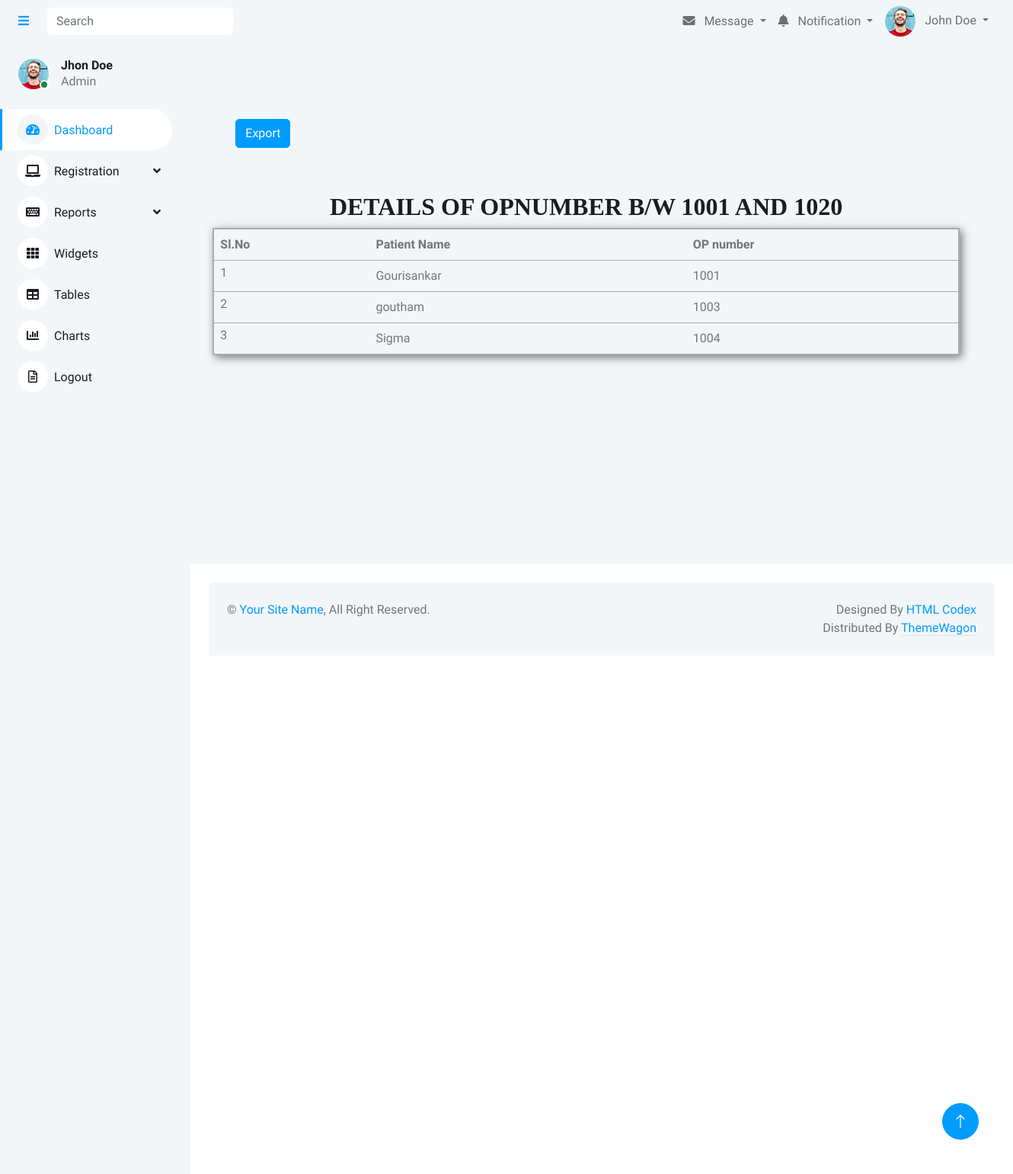
Page /Admin/pat_op_bw.php on the committed database.
### tables this page shows
CREATE TABLE IF NOT EXISTS `tblopbooking` (
  `opid` int(11) NOT NULL AUTO_INCREMENT,
  `patientid` int(11) NOT NULL,
  `departmentid` int(11) NOT NULL,
  `doctorid` int(11) NOT NULL,
  `opdate` date NOT NULL,
  `description` varchar(400) NOT NULL,
  `oppayment` int(11) NOT NULL,
  `opnumber` bigint(50) NOT NULL,
  PRIMARY KEY (`opid`)
);

CREATE TABLE IF NOT EXISTS `tblpatient` (
  `patientid` int(11) NOT NULL AUTO_INCREMENT,
  `patientname` varchar(50) NOT NULL,
  `gender` varchar(50) NOT NULL,
  `housename` varchar(150) NOT NULL,
  `district` varchar(50) NOT NULL,
  `location` varchar(50) NOT NULL,
  `pin` int(50) NOT NULL,
  `contact` bigint(11) NOT NULL,
  `email` varchar(50) NOT NULL,
  `dob` date NOT NULL,
  `health_description` varchar(300) NOT NULL,
  `username` varchar(50) NOT NULL,
  `password` varchar(50) NOT NULL,
  `opstatus` varchar(50) NOT NULL,
  PRIMARY KEY (`patientid`)
);

### Admin/pat_op_bw.php (the view, shortened to what this page needs)
<?php
include("header.php");
?>
<!doctype html>
<html>
<head>
</head>
<body>
<form action="Excel/excel_pat_op_bw.php" method="post">
<div class="logo">
              <a href="./index.php">
                <br> &nbsp; &nbsp; &nbsp; &nbsp; &nbsp; &nbsp; &nbsp;
                 <img src="img/logo.png" alt="">&nbsp; &nbsp;</a>
                 </div>
  <div class="container" style="padding:6%; width:100%;margin-left:15%;margin-bottom: 5%;" >
  <div class="row">
  <div class="col-md-12" style=" border-radius:15px; top: 106px;    margin-bottom: 59px;">
  <input type="submit" name="addnew" value="Export" class="btn btn-primary" style="margin-left:30px">
  <h2 style="text-align: center;margin-top: 6%;font-family: fantasy;">DETAILS OF OPNUMBER B/W 1001 AND 1020</h2>
  <div class="form-horizontal" style="margin-left:0px;">
  <table class="table table-hover" style="border: 2px solid #adaaaa; box-shadow: 3px 3px 11px #777777; margin-bottom:7%">
  <tr>
                          <th> Sl.No </th>
                          <th> Patient Name  </th>
                          <th> OP number</th>
                        </tr>
    <?php
include("config.php");
$s=1;
$sql="select patientname,opnumber from tblopbooking o inner join tblpatient p on p.patientid=o.patientid where opnumber between 1001 and 1020 ";
$res=mysqli_query($con,$sql);
   while($display=mysqli_fetch_array($res))
   {
    ?>
	<tr>
                          <td class="py-1"><?php echo $s++;?></td>
                          <td> <?php echo $display["patientname"];?></td>
                          <td> <?php echo $display["opnumber"];?></td>
                      </tr>
                      <?php
  }
  ?>
</table>
</div>
  </div>
  </div>
  </div>
</form>
</body>
</html>
<?php
include("footer.php");
?>

### Admin/css/style.css (style rules this page uses)
:root { --primary: #009CFF; --light: #F3F6F9; --dark: #191C24; }
.btn { transition: .5s; }
.btn.btn-primary { color: #FFFFFF; }

### rows in the picture
tblopbooking: patientid.patientname "Gourisankar", opnumber "1001"
tblopbooking: patientid.patientname "goutham", opnumber "1003"
tblopbooking: patientid.patientname "Sigma", opnumber "1004"
